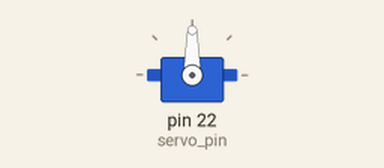
This program was run on a simulated Raspberry Pi (header pin numbers). Parts: servo. Servo angles are drawn from the pulse width (0.5 ms = 0°, 2.5 ms = 180°).

Above: at 0.05 s.
At 20.95 s:
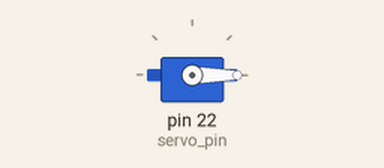
Timing chart, 0 to 27.3 s (numbered marks = the images above):
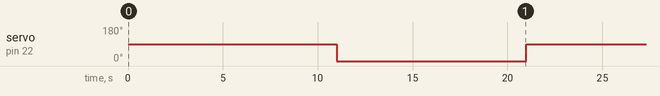

The program:

servo5.py
```python
import RPi.GPIO as GPIO
import time

# Set the GPIO mode
GPIO.setmode(GPIO.BOARD)

# Set the GPIO pin for the servo motor
servo_pin = 22
GPIO.setup(servo_pin, GPIO.OUT)

# Create a PWM instance
pwm = GPIO.PWM(servo_pin, 50)  # 50 Hz (20 ms period)

# Define the servo range
servo_min = 2.5  # Minimum pulse width (in ms)
servo_max = 12.5  # Maximum pulse width (in ms)

# Function to convert angle to duty cycle
def angle_to_duty_cycle(angle):
    return (angle / 180.0) * (servo_max - servo_min) + servo_min

try:
    while True:
        # Move the servo to the right (90 degrees)
        pwm.start(angle_to_duty_cycle(90))
        time.sleep(1)

        # Wait for 10 seconds
        time.sleep(10)

        # Move the servo back to its original position (0 degrees)
        pwm.start(angle_to_duty_cycle(0))
        time.sleep(10)

except KeyboardInterrupt:
    # Clean up
    pwm.stop()
    GPIO.cleanup()
```

Measured:
- by itself, servo on pin 22 (servo_pin): alternates 90° for 11.0 s and 0° for 10.0 s
